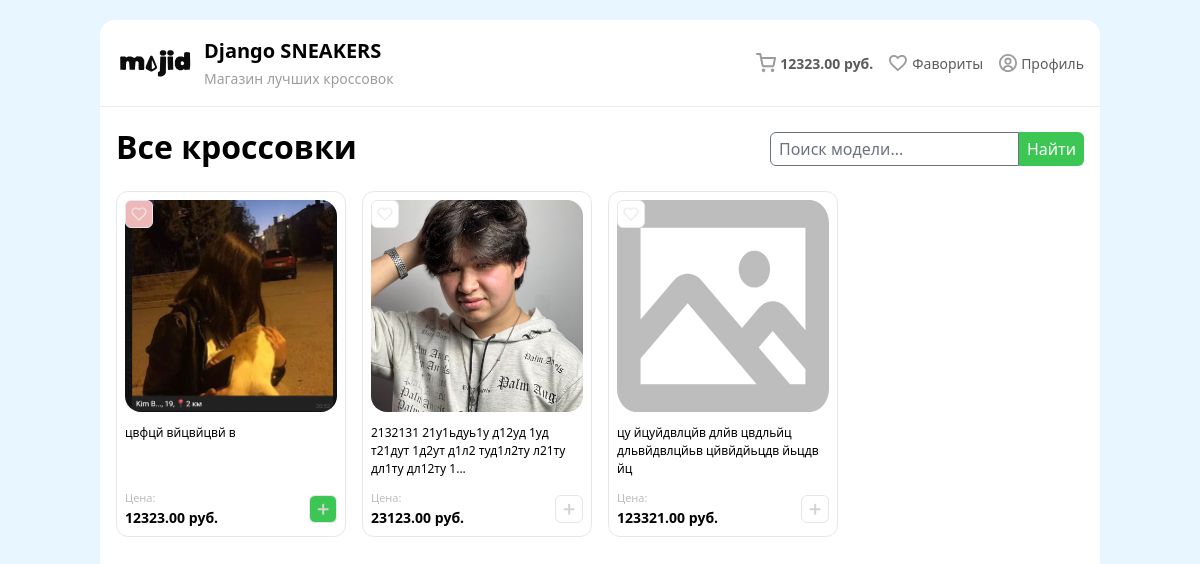
The app's page / (signed in) with its own data.
### sneakers/models.py (models this page shows, shortened)
class CartItem(models.Model):
    cart = models.ForeignKey(Cart, related_name="items", on_delete=models.CASCADE)
    sneaker = models.ForeignKey(Sneaker, on_delete=models.CASCADE)
    quantity = models.PositiveIntegerField(default=1)

class Cart(models.Model):
    user = models.OneToOneField(User, on_delete=models.CASCADE)
    created_at = models.DateTimeField(auto_now_add=True)

class Sneaker(models.Model):
    brand = models.ForeignKey(
        SneakerBrand, on_delete=models.CASCADE, verbose_name="Бренд"
    )
    model = models.CharField(max_length=100, verbose_name="Модель")
    price = models.DecimalField(max_digits=10, decimal_places=2, verbose_name="Цена")
    size = models.DecimalField(max_digits=4, decimal_places=1, verbose_name="Размер")
    color = models.ForeignKey(
        SneakerColor, on_delete=models.CASCADE, verbose_name="Цвет"
    )
    description = models.TextField(blank=True, verbose_name="Описание")
    image = models.ImageField(
        upload_to="sneakers/", verbose_name="Изображение", blank=True, null=True
    )
    stock = models.PositiveIntegerField(verbose_name="В наличии")
    created_at = models.DateTimeField(auto_now_add=True, verbose_name="Дата создания")
    updated_at = models.DateTimeField(auto_now=True, verbose_name="Дата обновления")
    created_by = models.ForeignKey(
        settings.AUTH_USER_MODEL, on_delete=models.SET_NULL, null=True, blank=True, verbose_name="Создатель"
    )
    class Meta:
        verbose_name = "Кроссовок"
        verbose_name_plural = "Кроссовки"
        ordering = ["brand", "model"]

### sneakers/views.py (the view)
# urls.py: path("", index, name="home"),
def index(request):
    query = request.GET.get("q")
    sneakers = Sneaker.objects.all()
    if query:
        sneakers = sneakers.filter(Q(description__icontains=query))
    if request.user.is_authenticated:
        cart, created = Cart.objects.get_or_create(user=request.user)
        cart_items = cart.items.all()
        cart_sneaker_ids = cart_items.values_list("sneaker_id", flat=True)
        favorite_sneakers = Favorite.objects.filter(user=request.user).values_list('sneaker_id', flat=True)
    else:
        cart_items = []
        cart_sneaker_ids = []
        favorite_sneakers = []
    return render(
        request,
        "index.html",
        {
            "sneakers": sneakers,
            "cart_items": cart_items,
            "cart_sneaker_ids": cart_sneaker_ids,
            "favorite_sneakers": favorite_sneakers,  # Добавляем избранные кроссовки в контекст
        },
    )

### sneakers/context_processors.py (called while the page is built)
def cart_items_processor(request):
    if request.user.is_authenticated:
        cart, created = Cart.objects.get_or_create(user=request.user)
        cart_items = cart.items.all()
    else:
        cart_items = []
    return {
        'cart   _items': cart_items
    }

### sneakers/templatetags/custom_total_cart.py (called while the page is built)
@register.simple_tag(takes_context=True)
def total_price(context):
    cart_items = context.get('cart_items', [])
    if not cart_items:
        return 0
    result = sum(item.sneaker.price * item.quantity for item in cart_items)
    return result

### templates/index.html (shortened to what this page needs)
{% extends 'base.html' %}
{% load static %}
{% block content %}
<div class="p-4">
  <div class="flex justify-between items-center">
    <h1 class="text-[32px] font-bold pb-[20px]">Все кроссовки</h1>
    <form method="GET" action=".">
      <div class="flex mb-4">
        <input
          type="text"
          name="q"
          value="{{ request.GET.q }}"
          placeholder="Поиск модели..."
          class="p-2 py-1 border rounded-l-md"
        />
        <button
          type="submit"
          class="p-2 py-1 bg-[#3cc755] text-white rounded-r-md"
        >
          Найти
        </button>
      </div>
    </form>
  </div>
  <div class="grid grid-cols-4 gap-4">
    {% if sneakers %}
      {% for sneaker in sneakers %}
        <div
          class="border flex flex-col relative rounded-[12px] p-2 hover:shadow-md transition-[.3s]"
        >
          <form
            class="absolute top-2 left-2"
            action="{% url 'toggle_favorite' sneaker.id %}"
            method="post"
          >
            <button type="submit"
            class="items-center justify-center border rounded-md w-[28px] h-[28px] flex
            {% if sneaker.id in favorite_sneakers %} bg-[#EFB8B8] {% else %} bg-[#fff] {% endif %}"
          >
            <img src="{% static 'img/card/heart.svg' %}" alt="Like" />
          </button>
          </form>
          <div class="w-full">
            <img
              class="w-full aspect-[1/1] object-cover rounded-[16px] object-center"
              src="{% if sneaker.image %}{{ sneaker.image.url }}{% else %}{% static 'img/card/defaultImage.svg' %}{% endif %}"
              alt="{{ sneaker.model }}"
            />
          </div>
          <h4 class="text-[12px] my-3 flex-1">
            {{ sneaker.description|slice:":100" }}{% if sneaker.description|length > 70 %}... {% endif %}
          </h4>
          <div class="flex justify-between items-center">
            <div class="flex flex-col">
              <span class="text-[#bdbdbd] text-[11px] font-medium">Цена:</span>
              <b class="font-bold text-[14px]">{{ sneaker.price }} руб.</b>
            </div>
            <form action="{% url 'toggle_from_cart' sneaker.id %}" method="post">
              <button
                type="submit"
                class="w-[28px] h-[28px] flex items-center justify-center border rounded-md {% if sneaker.id in cart_sneaker_ids %} bg-[#3CC755] {% else %} bg-[#ffffff] {% endif %}"
              >
                <img src="{% static 'img/card/plus.svg' %}" alt="Add to Cart" />
              </button>
            </form>
          </div>
        </div>
      {% endfor %}
    {% else %}
      <p>Ничего не найдено.</p>
    {% endif %}
  </div>
</div>
{% endblock content %}

### templates/base.html (shortened to what this page needs)
<!DOCTYPE html>
<html lang="en">
  <head>
    {% load static %}
    <link rel="stylesheet" href="{% static 'css/style.css' %}" />
    <link rel="stylesheet" href="{% static 'css/output.css' %}" />
    <script src="https://cdn.tailwindcss.com?plugins=forms,typography,aspect-ratio,line-clamp,container-queries"></script>
  </head>
  <body>
    <div class="p-5 bg-[#e7f6ff]">
      <div class="rounded-[15px] min-h-screen bg-[#fff] max-w-[1000px] mx-auto">
        {% include 'components/header.html' %} {% block content %}
        {% endblock %}
      </div>
    </div>
  </body>
</html>

### templates/components/header.html (shortened to what this page needs)
{% load static %}
{% load custom_total_cart %}
<header class="flex border-b border-[#eaeaea] justify-between p-4">
  <div class="flex gap-2 items-center">
    <img class="w-20" src="{% static "img\logo.svg" %}" alt="" />
    <div>
      <h4 class="font-bold text-[20px] m-0">Django SNEAKERS</h4>
      <span class="text-[14px] text-[#9d9d9d]">Магазин лучших кроссовок</span>
    </div>
  </div>
  <ul class="flex gap-4 items-center max-800:hidden">
    <li class="flex items-center gap-1">
      <a class="flex items-center gap-1" href="{% url 'view_cart' %}">
        <img src="{% static "img\nav\cart.svg"%}" alt="" />
        <span class="font-semibold text-[14px] text-[#5c5c5c]">
          {% total_price %} руб.
        </span>
      </a>
    </li>
    <li>
      <a class="flex items-center gap-1" href="{% url 'favorite_list' %}">
        <img src="{% static '\img\nav\heard.svg' %}" alt="" />
        <span class="text-[14px] text-[#5c5c5c]">Фавориты </span>
      </a>
    </li>
    <li class="flex items-center gap-1">
      {% if user.is_authenticated %}
      <a class="flex items-center gap-1" href="{% url 'profile' %}">
        <img src="{% static "img\nav\profile.svg"%}" alt="" />
        <span class="text-[14px] text-[#5c5c5c]">Профиль</span>
      </a>
      {% else %}
      <a class="flex items-center gap-1" href="{% url 'login' %}">
        <img src="{% static "img\nav\login.svg"%}" alt="" />
        <span class="text-[14px] text-[#5c5c5c]">Login</span>
      </a>
      {% endif %}
    </li>
  </ul>
</header>

### static/css/style.css (style rules this page uses)
* { box-sizing: border-box; }

### records on screen
CartItem: cart+sneaker+quantity "12323.00"
Sneaker: image (picture), description "цвфцй вйцвйцвй в", price "12323.00"
Sneaker: image (picture), description "2132131 21у1ьдуь1у д12уд 1уд т21дут 1д2ут д1л2 туд1л2ту л21ту дл1ту дл12ту 1", price "23123.00"
Sneaker: shows a picture, description "цу йцуйдвлцйв длйв цвдльйц дльвйдвлцйьв цйвйдйьцдв йьцдв йц", price "123321.00"
